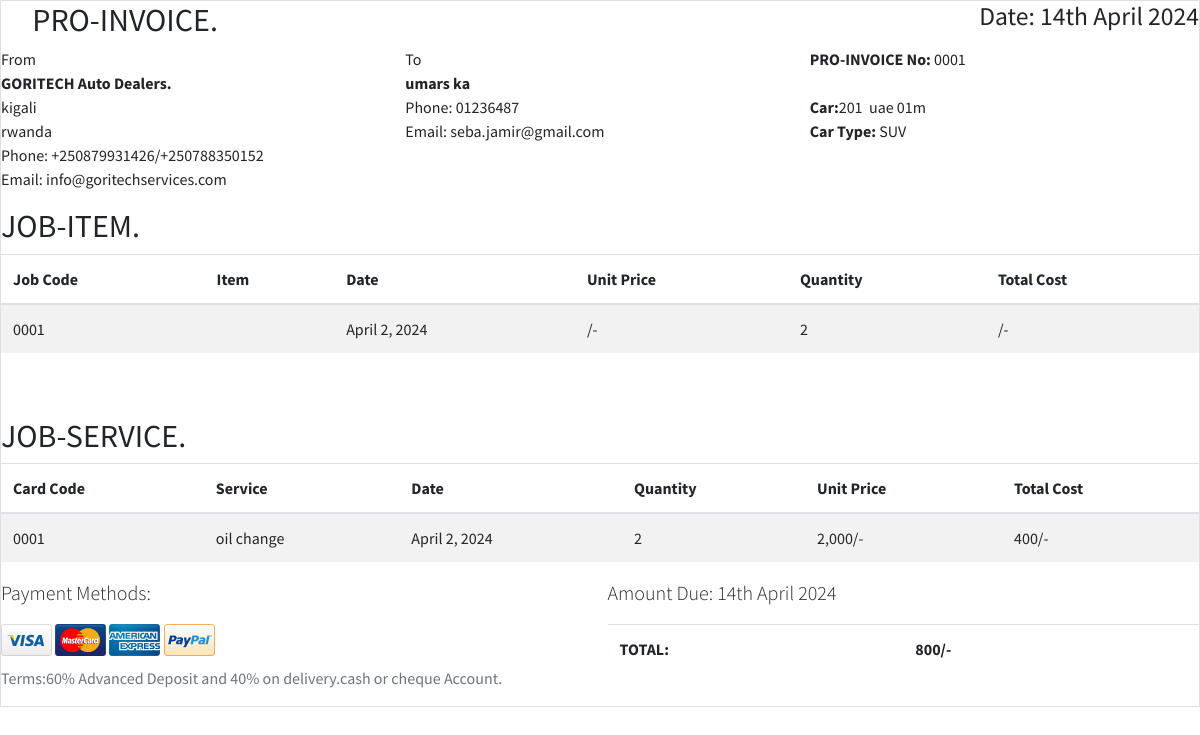
Page /print_pro_inv/1/ on the committed database.
### spare/models/garage.py (models this page shows, shortened)
class JobCard(models.Model):
    code = models.CharField(max_length=10)
    date_in = models.DateField()
    date_out = models.CharField(max_length=10,null=True,blank=True)
    plate_no = models.CharField(max_length=10,null=True, blank=True)
    car_model = models.CharField( max_length=20,null=True, blank=True)
    customer_name = models.CharField(max_length=30,null=True, blank=True)
    customer_contact = models.CharField(max_length=15,null=True, blank=True)
    customer_email = models.EmailField(max_length=254, null=True, blank=True)
    supervisor = models.CharField(max_length=50)
    year = models.CharField(max_length=50,null=True, blank=True)
    mileage_in = models.CharField(max_length=50,null=True, blank=True)
    mileage_out = models.CharField(max_length=50,null=True, blank=True)
    brought_in_by = models.CharField(max_length=50)
    Taken_out_by = models.CharField(max_length=50,null=True, blank=True)
    fuel_gauge_in=models.CharField(max_length=50,null=True, blank=True)
    fuel_gauge_out=models.CharField(max_length=50,null=True, blank=True)
    number_of_nuts = models.IntegerField()
    car_description=models.TextField()
    Aprov_TYPE_CHOICES=[
        ('Approved','Approved'),
        ('Not Approved','Not Approved')
    ]
    customer_approval = models.CharField(choices=Aprov_TYPE_CHOICES,default='Approved',max_length=50)
    DASH_TYPE_CHOICES=[
        ('ON','ON'),
        ('OFF','OFF')
    ]
    dash_light_on = models.CharField(choices=DASH_TYPE_CHOICES,default='ON',max_length=50)
    CAR_TYPE_CHOICES=[
        ('SALOON','SALOON'),
        ('STATION WAGON','STATION WAGON'),
        ('SUV','SUV'),
        ('PICKUP','PICKUP')
    ]
    car_type = models.CharField(choices= CAR_TYPE_CHOICES,default='SUV',max_length=50)
    items_in_car =models.TextField()
    class Meta:
        verbose_name = ("jobcard")
        verbose_name_plural = ("jobcards")

class JobCardItems(models.Model):
    JOB_STATUS_OPTIONS = [
        ('pending', 'Pending'),
        ('approved', 'Approved'),
        ('cancelled', 'Cancelled'),
    ]
    date=models.DateField(auto_now=True)
    items = models.CharField(max_length=100)
    jobcard = models.ForeignKey(
        JobCard,
        on_delete=models.CASCADE,
        related_name='job_card_items'
    )
    item_price = models.IntegerField()
    quantity = models.IntegerField()
    description = models.TextField(max_length=50)
    status=models.CharField(choices=JOB_STATUS_OPTIONS,default='pending',max_length=50)
    class Meta:
        verbose_name = ("JobCardItem")
        verbose_name_plural = ("JobCardItems")
    @property
    def total_item_cost(self):
        total_item_cost = self.item_price * self.quantity
        return total_item_cost

class JobCardService(models.Model):
    STATUS_OPTIONS = [
        ('pending', 'Pending'),
        ('approved', 'Approved'),
        ('cancelled', 'Cancelled'),
    ]
    date=models.DateField(auto_now=True)
    service = models.ForeignKey(Service, on_delete=models.CASCADE, related_name="service")
    service_price = models.ForeignKey(
        ServicePrice,
        on_delete=models.CASCADE,
        related_name = 'job_card_service'
        )
    jobcard = models.ForeignKey(
        JobCard,
        on_delete=models.CASCADE,
    )
    service_price_final = models.IntegerField()
    quantity = models.IntegerField()
    status=models.CharField(choices=STATUS_OPTIONS,default='pending',max_length=50)
    class Meta:
        verbose_name = ("JobCardService")
        verbose_name_plural = ("JobCardServices")
    @property
    def total_cost(self):
        total_cost = self.service_price_final *self.quantity
        return total_cost

class ServicePrice(models.Model):
    service = models.ForeignKey(Service, on_delete=models.CASCADE, related_name="services")
    car_model = models.CharField(max_length=20)
    amount = models.IntegerField()
    class Meta:
        verbose_name = ("ServicePrice")
        verbose_name_plural = ("ServicePrices")

class Service(models.Model):
    name = models.CharField(verbose_name="Service Name", max_length=50)
    description = models.TextField()
    class Meta:
        verbose_name = ("Service")
        verbose_name_plural = ("Services")

### spare/views/items_views.py (the view)
# urls.py: path('print_pro_inv/<int:job_request_id>/',item_views.print_pro_invoice, name='print_pro_invoices'),
def print_pro_invoice(request,job_request_id):
    job_request = get_jobcard(job_request_id)
    job_item_request = get_job_card_on_request(job_request)
    item_in_service = get_jobx_card_on_request(job_request)
    item_total = get_job_card_item_total(job_request)
    service_total = get_job_card_service_total(job_request)
    total = item_total + service_total
    context = {
        "job_item":job_item_request,
        "service_items":item_in_service,
        "job_request":job_request,
        "total": total
    }
    return render(request,"report/pro_invoice.html", context)

### spare/selectors/garage_selectors/jobcard_selector.py (called while the page is built)
def get_jobcard(jobcard_id):
    return JobCard.objects.get(pk=jobcard_id)

def get_job_card_on_request(job_request):
    return JobCardItems.objects.filter(jobcard=job_request)

def get_jobx_card_on_request(job_request):
    return JobCardService.objects.filter(jobcard=job_request)

def get_job_card_item_total(job_card):
    job_card_items = JobCardItems.objects.filter(jobcard=job_card)
    total = 0
    for item in job_card_items:
        total += item.total_item_cost
    return total

def get_job_card_service_total(job_card):
    job_card_service = JobCardService.objects.filter(jobcard=job_card)
    total = 0
    for service in job_card_service:
        total += service.total_cost
    return total

### spare/templates/report/pro_invoice.html (shortened to what this page needs)
<!DOCTYPE html>
<html lang="en">
{% load static %}
{% load crispy_forms_tags %}
{% load humanize %}
<head>
  <link rel="stylesheet" href="{% static 'plugins/fontawesome-free/css/all.min.css' %}">
  <link rel="stylesheet" href="{% static 'dist/css/adminlte.min.css' %}">
</head>
<body>
<div class="wrapper">
  <section class="invoice">
    <div class="row">
      <div class="col-12">
        <h2 class="page-header">
          <i class="fas fa-globe"></i> PRO-INVOICE.
          <small class="float-right">Date: {% now "jS F Y " %}</small>
        </h2>
      </div>
    </div>
    <div class="row invoice-info">
      <div class="col-sm-4 invoice-col">
        From
        <address>
          <strong>GORITECH Auto Dealers.</strong><br>
          kigali<br>
          rwanda<br>
          Phone: +250879931426/+250788350152<br>
          Email: info@goritechservices.com
        </address>
      </div>
    {%if job_request %}
      <div class="col-sm-4 invoice-col">
        To
        <address>
          <strong>{{job_request.customer_name}}</strong><br>
          Phone: {{job_request.customer_contact}}<br>
          Email: {{job_request.customer_email}}
        </address>
      </div>
      <div class="col-sm-4 invoice-col">
        <b>PRO-INVOICE No: </b>{{job_request.code}}<br>
        <br>
        <b>Car:</b>{{job_request.car_model}}&nbsp; {{job_request.plate_no}}<br>
        <b>Car Type:</b> {{job_request.car_type}}
      </div>
    </div>
    <div class="row">
      <div class="col-12 table-responsive">
        <h2 class="page-header">
           JOB-ITEM.
        </h2>
        <table class="table table-striped">
          <thead>
          <tr>
            <th>Job Code</th>
            <th>Item</th>
            <th>Date</th>
            <th>Unit Price</th>
            <th>Quantity</th>
            <th>Total Cost</th>
          </tr>
          </thead>
          <tbody>
            {% for item in job_item %}
          <tr>
            <td>{{item.jobcard.code}}</td>
            <td>{{item.items.item.item_name}}</td>
            <td>{{item.date}}</td>
            <td>{{item.items.unit_price|intcomma}}/-</td>
            <td>{{item.quantity}}</td>
            <td>{{item.total_cost|intcomma}}/-</td>
          </tr>
          {% endfor %}
          </tbody>
        </table>
      </div>
    </div>
    {%else%}
    <div class="card-body">
        <h4>No Data available</h4>
    </div>
    {%endif%}
    <br><br>
    {% if service_items %}
    <div class="row">
      <div class="col-12 table-responsive">
        <h2 class="page-header">
          JOB-SERVICE.
       </h2>
        <table class="table table-striped">
          <thead>
          <tr>
            <th>Card Code</th>
            <th>Service</th>
            <th>Date</th>
            <th>Quantity</th>
            <th>Unit Price</th>
            <th>Total Cost</th>
          </tr>
          </thead>
          <tbody>
            {% for service in service_items %}
          <tr>
            <td>{{service.jobcard.code}}</td>
            <td>{{service.service_price.service.name}}</td>
            <td>{{service.date}}</td>
            <td>{{service.quantity}}</td>
            <td>{{service.service_price.amount|intcomma}}/-</td>
            <td>{{service.total_cost|intcomma}}/-</td>
          </tr>
          {% endfor %}
          </tbody>
        </table>
      </div>
    </div>
    {%else%}
    <div class="card-body">
        <h4>No Data available</h4>
    </div>
    {%endif%}
    <div class="row">
      <div class="col-6">
        <p class="lead">Payment Methods:</p>
        <img src="{% static 'dist/img/credit/visa.png' %}" alt="Visa">
        <img src="{% static 'dist/img/credit/mastercard.png' %}" alt="Mastercard">
        <img src="{% static 'dist/img/credit/american-express.png' %}" alt="American Express">
        <img src="{% static 'dist/img/credit/paypal2.png' %}" alt="Paypal">
        <p class="text-muted well well-sm shadow-none" style="margin-top: 10px;">
          Terms:60% Advanced Deposit and 40% on delivery.cash or cheque Account.
        </p>
      </div>
      <div class="col-6">
        <p class="lead">Amount Due: {% now "jS F Y " %}</p>
        <div class="table-responsive">
          <table class="table">
            <tr>
              <th style="width:50%">TOTAL:</th>
              <td><B>{{total|intcomma}}/-</B></td>
            </tr>
          </table>
        </div>
      </div>
    </div>
  </section>
</div>
</body>
</html>

### rows in the picture
JobCard: customer_name "umars ka", customer_contact "01236487", customer_email "seba.jamir@gmail.com", code "0001", car_model "201", plate_no "uae 01m", car_type "SUV"
JobCardItems: jobcard.code "0001", date "April 2, 2024", quantity "2"
JobCardService: jobcard.code "0001", service_price.service.name "oil change", date "April 2, 2024", quantity "2", service_price.amount "2,000", total_cost "400"

### other values in the picture
{{ total|intcomma }} "800"
